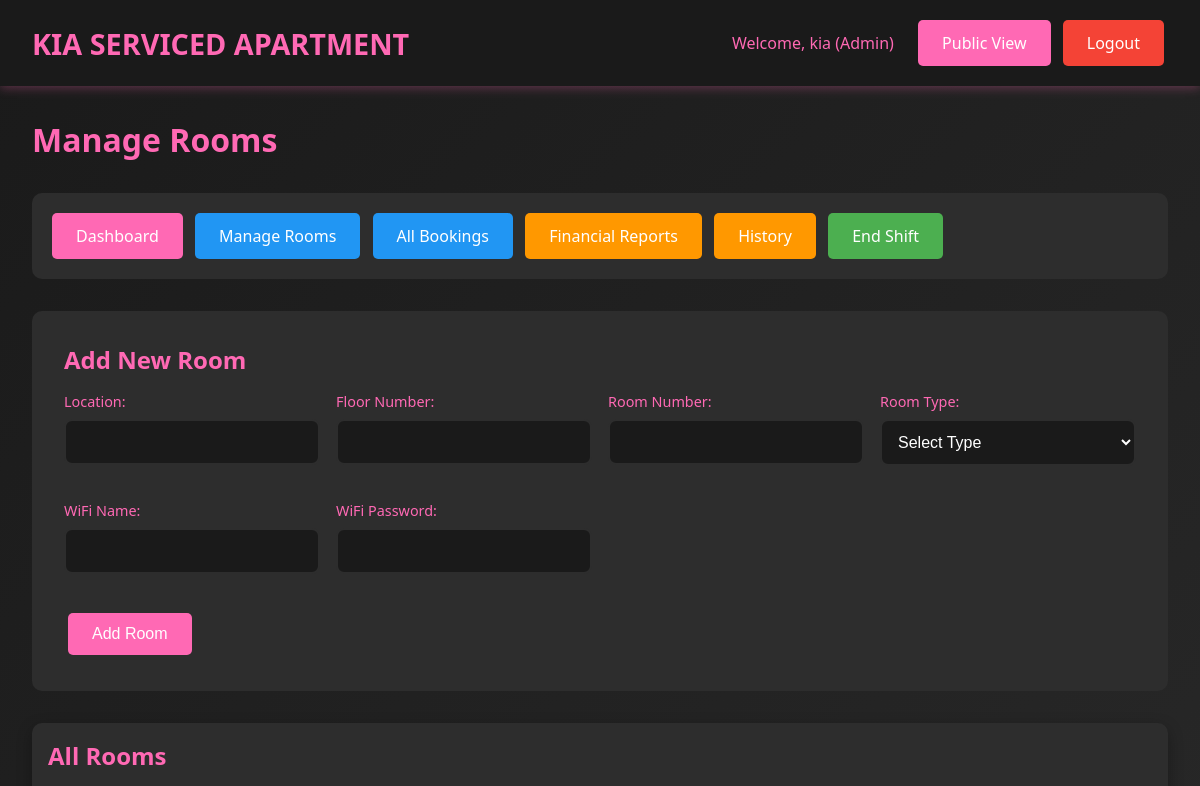
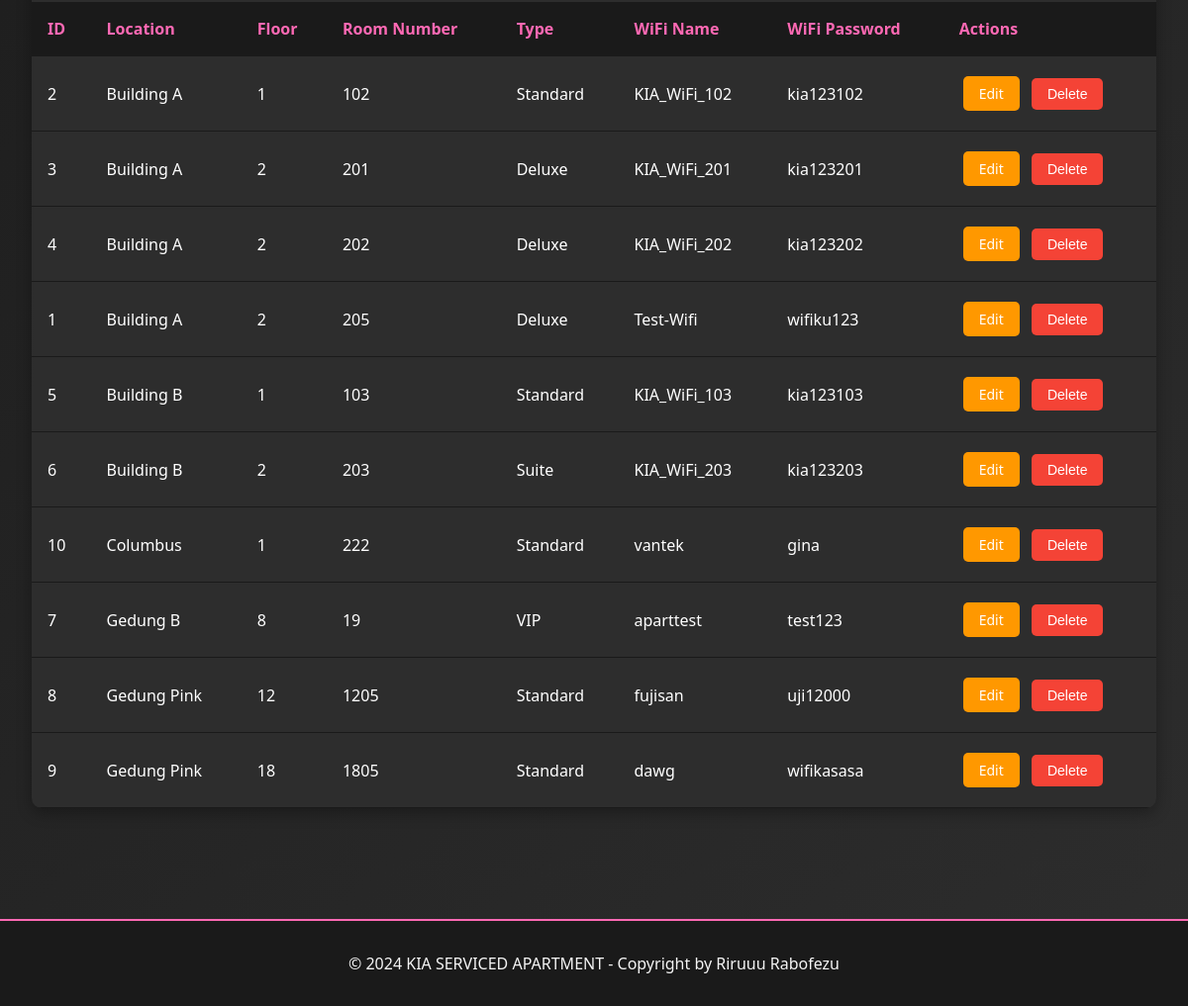
Screenshot of /admin/rooms.php (signed in) with the database file from the repository (2 pictures, top to bottom).
### tables this page shows
CREATE TABLE `rooms` (
  `id` int(11) NOT NULL,
  `location` varchar(100) NOT NULL,
  `floor_number` int(11) NOT NULL,
  `room_number` varchar(20) NOT NULL,
  `room_type` varchar(50) NOT NULL,
  `wifi_name` varchar(100) DEFAULT NULL,
  `wifi_password` varchar(100) DEFAULT NULL,
  `status` enum('ready','booked','checkin','checkout') DEFAULT 'ready',
  `created_at` timestamp NOT NULL DEFAULT CURRENT_TIMESTAMP,
  `updated_at` timestamp NOT NULL DEFAULT CURRENT_TIMESTAMP ON UPDATE CURRENT_TIMESTAMP
);

### admin/rooms.php (the view, shortened to what this page needs)
<?php
require_once "../includes/config.php";
$stmt = $pdo->query("SELECT * FROM rooms ORDER BY location, floor_number, room_number");
$rooms = $stmt->fetchAll();
$edit_room = null;
?>
<!DOCTYPE html>
<html lang="id">
<head>
    <link rel="stylesheet" href="../assets/css/style.css">
</head>
<body>
    <header class="header">
        <div class="header-content">
            <a href="../index.php" class="logo">KIA SERVICED APARTMENT</a>
            <div>
                <span style="color: var(--primary-pink); margin-right: 1rem;">
                    Welcome, <?php echo htmlspecialchars($_SESSION["full_name"]); ?> (<?php echo ucfirst($_SESSION["user_role"]); ?>)
                </span>
                <a href="../index.php" class="btn btn-primary">Public View</a>
                <a href="../includes/logout.php" class="btn btn-danger">Logout</a>
            </div>
        </div>
    </header>
    <div class="container">
        <h1 style="color: var(--primary-pink); margin-bottom: 2rem;">Manage Rooms</h1>
        <div style="background: var(--dark-gray); padding: 1rem; border-radius: 10px; margin-bottom: 2rem;">
            <a href="dashboard.php" class="btn btn-primary">Dashboard</a>
            <a href="rooms.php" class="btn btn-info">Manage Rooms</a>
            <a href="bookings.php" class="btn btn-info">All Bookings</a>
            <a href="reports.php" class="btn btn-warning">Financial Reports</a>
            <a href="history.php" class="btn btn-warning">History</a>
            <a href="shift_report.php" class="btn btn-success">End Shift</a>
        </div>
        <div style="background: var(--dark-gray); padding: 2rem; border-radius: 10px; margin-bottom: 2rem;">
            <h2 style="color: var(--primary-pink); margin-bottom: 1rem;">
                <?php echo $edit_room ? "Edit Room" : "Add New Room"; ?>
            </h2>
            <form method="POST">
                <div style="display: grid; grid-template-columns: repeat(auto-fit, minmax(250px, 1fr)); gap: 1rem;">
                    <div class="form-group">
                        <label>Location:</label>
                        <input type="text" name="location" class="form-control"
                               value="<?php echo $edit_room ? htmlspecialchars($edit_room["location"]) : ""; ?>" required>
                    </div>
                    <div class="form-group">
                        <label>Floor Number:</label>
                        <input type="number" name="floor_number" class="form-control" min="1"
                               value="<?php echo $edit_room ? $edit_room["floor_number"] : ""; ?>" required>
                    </div>
                    <div class="form-group">
                        <label>Room Number:</label>
                        <input type="text" name="room_number" class="form-control"
                               value="<?php echo $edit_room ? htmlspecialchars($edit_room["room_number"]) : ""; ?>" required>
                    </div>
                    <div class="form-group">
                        <label>Room Type:</label>
                        <select name="room_type" class="form-control" required>
                            <option value="">Select Type</option>
                        </select>
                    </div>
                    <div class="form-group">
                        <label>WiFi Name:</label>
                        <input type="text" name="wifi_name" class="form-control"
                               value="<?php echo $edit_room ? htmlspecialchars($edit_room["wifi_name"]) : ""; ?>" required>
                    </div>
                    <div class="form-group">
                        <label>WiFi Password:</label>
                        <input type="text" name="wifi_password" class="form-control"
                               value="<?php echo $edit_room ? htmlspecialchars($edit_room["wifi_password"]) : ""; ?>" required>
                    </div>
                </div>
                <div style="margin-top: 1rem;">
                    <button type="submit" class="btn btn-primary">
                        <?php echo $edit_room ? "Update Room" : "Add Room"; ?>
                    </button>
                </div>
            </form>
        </div>
        <div class="table-container">
            <h2 style="color: var(--primary-pink); margin: 1rem;">All Rooms</h2>
            <table class="table">
                <thead>
                    <tr>
                        <th>ID</th>
                        <th>Location</th>
                        <th>Floor</th>
                        <th>Room Number</th>
                        <th>Type</th>
                        <th>WiFi Name</th>
                        <th>WiFi Password</th>
                        <th>Actions</th>
                    </tr>
                </thead>
                <tbody>
                    <?php foreach ($rooms as $room): ?>
                    <tr>
                        <td><?php echo $room["id"]; ?></td>
                        <td><?php echo htmlspecialchars($room["location"]); ?></td>
                        <td><?php echo $room["floor_number"]; ?></td>
                        <td><?php echo htmlspecialchars($room["room_number"]); ?></td>
                        <td><?php echo htmlspecialchars($room["room_type"]); ?></td>
                        <td><?php echo htmlspecialchars($room["wifi_name"]); ?></td>
                        <td><?php echo htmlspecialchars($room["wifi_password"]); ?></td>
                        <td>
                            <a href="rooms.php?edit=<?php echo $room["id"]; ?>" class="btn btn-warning btn-sm">Edit</a>
                            <form method="POST" style="display: inline;" onsubmit="return confirm(\"Are you sure you want to delete this room?\");">
                                <button type="submit" class="btn btn-danger btn-sm">Delete</button>
                            </form>
                        </td>
                    </tr>
                    <?php endforeach; ?>
                </tbody>
            </table>
        </div>
    </div>
    <footer class="footer">
        <p>&copy; 2024 KIA SERVICED APARTMENT - Copyright by Riruuu Rabofezu</p>
    </footer>
</body>
</html>

### assets/css/style.css (style rules this page uses)
* { margin: 0; padding: 0; box-sizing: border-box; }
:root { --primary-pink: #ff69b4; --dark-pink: #e91e63; --light-pink: #ffc0cb; --black: #1a1a1a; --dark-gray: #2d2d2d; --light-gray: #f5f5f5; --white: #ffffff; --success: #4caf50; --warning: #ff9800; --info: #2196f3; --danger: #f44336; }
body { font-family: 'Segoe UI', Tahoma, Geneva, Verdana, sans-serif; background: linear-gradient(135deg, var(--black) 0%, var(--dark-gray) 100%); color: var(--white); min-height: 100vh; }
.header { background: var(--black); padding: 1rem 2rem; box-shadow: 0 2px 10px rgba(255, 105, 180, 0.3); position: sticky; top: 0; z-index: 1000; }
.header-content { display: flex; justify-content: space-between; align-items: center; max-width: 1200px; margin: 0 auto; }
.logo { font-size: 1.8rem; font-weight: bold; color: var(--primary-pink); text-decoration: none; }
.form-group { margin-bottom: 1.2rem; }
.form-group label { display: block; margin-bottom: 0.5rem; color: var(--primary-pink); font-weight: 500; font-size: 0.9rem; }
.form-control { width: 100%; padding: 0.75rem; border: 2px solid var(--dark-gray); border-radius: 8px; background: var(--black); color: var(--white); font-size: 1rem; transition: all 0.3s ease; }
.btn { padding: 0.75rem 1.5rem; border: none; border-radius: 5px; cursor: pointer; font-size: 1rem; font-weight: 500; text-decoration: none; display: inline-block; text-align: center; transition: all 0.3s ease; margin: 0.25rem; }
.btn-primary { background: var(--primary-pink); color: var(--white); }
.btn-success { background: var(--success); color: var(--white); }
.btn-warning { background: var(--warning); color: var(--white); }
.btn-info { background: var(--info); color: var(--white); }
.btn-danger { background: var(--danger); color: var(--white); }
.btn-sm { padding: 0.5rem 1rem; font-size: 0.875rem; }
.container { max-width: 1200px; margin: 0 auto; padding: 2rem; }
.table-container { background: var(--dark-gray); border-radius: 10px; overflow: hidden; box-shadow: 0 5px 15px rgba(0, 0, 0, 0.3); margin: 2rem 0; }
.table { width: 100%; border-collapse: collapse; }
.table th, .table td { padding: 1rem; text-align: left; border-bottom: 1px solid var(--black); }
.table th { background: var(--black); color: var(--primary-pink); font-weight: bold; }
.footer { background: var(--black); text-align: center; padding: 2rem; margin-top: 3rem; border-top: 2px solid var(--primary-pink); }
.footer p { color: var(--light-gray); margin: 0; }

### rows the page displays
rooms: id "2", location "Building A", floor_number "1", room_number "102", room_type "Standard", wifi_name "KIA_WiFi_102", wifi_password "kia123102"
rooms: id "3", location "Building A", floor_number "2", room_number "201", room_type "Deluxe", wifi_name "KIA_WiFi_201", wifi_password "kia123201"
rooms: id "4", location "Building A", floor_number "2", room_number "202", room_type "Deluxe", wifi_name "KIA_WiFi_202", wifi_password "kia123202"
rooms: id "1", location "Building A", floor_number "2", room_number "205", room_type "Deluxe", wifi_name "Test-Wifi", wifi_password "wifiku123"
rooms: id "5", location "Building B", floor_number "1", room_number "103", room_type "Standard", wifi_name "KIA_WiFi_103", wifi_password "kia123103"
rooms: id "6", location "Building B", floor_number "2", room_number "203", room_type "Suite", wifi_name "KIA_WiFi_203", wifi_password "kia123203"
rooms: id "10", location "Columbus", floor_number "1", room_number "222", room_type "Standard", wifi_name "vantek", wifi_password "gina"
rooms: id "7", location "Gedung B", floor_number "8", room_number "19", room_type "VIP", wifi_name "aparttest", wifi_password "test123"
rooms: id "8", location "Gedung Pink", floor_number "12", room_number "1205", room_type "Standard", wifi_name "fujisan", wifi_password "uji12000"
rooms: id "9", location "Gedung Pink", floor_number "18", room_number "1805", room_type "Standard", wifi_name "dawg", wifi_password "wifikasasa"

### other values shown
$_SESSION["full_name"] "kia"
$_SESSION["user_role"] "Admin"
